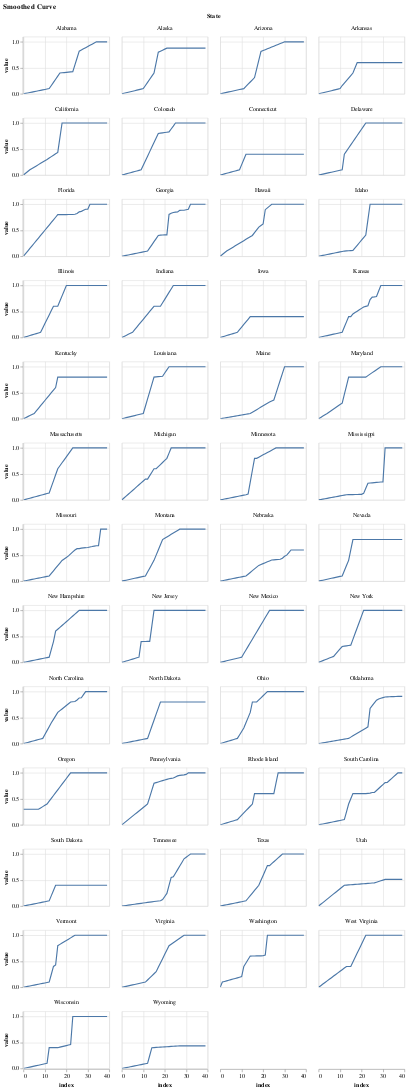

Notebook code for this chart:
### Code cell
chart = alt.Chart(tseries4plot).mark_line().encode(
        x = alt.X("index"),
        y = alt.Y("value", scale=alt.Scale(0,1)),
        facet=alt.Facet('State:O', columns=4),
    )
chart.properties(width=150,height=100,title="Smoothed Curve").interactive()

### Figure 1 — Vega-Lite specification as saved in the notebook (floating-point values rounded to 4 significant figures; data arrays with more than 128 entries replaced by an {"elided": "..."} marker saying what was removed)
{"config": {"view": {"continuousWidth": 400, "continuousHeight": 300}}, "data": {"name": "data-b2e77b34b7e757a5df5fa7c9d7749dbd"}, "mark": "line", "encoding": {"facet": {"type": "ordinal", "columns": 4, "field": "State"}, "x": {"type": "quantitative", "field": "index"}, "y": {"type": "quantitative", "field": "value", "scale": {"align": 0, "base": 1}}}, "height": 100, "selection": {"selector006": {"type": "interval", "bind": "scales", "encodings": ["x", "y"]}}, "title": "Smoothed Curve", "width": 150, "$schema": "https://vega.github.io/schema/vega-lite/v4.0.2.json", "datasets": {"data-b2e77b34b7e757a5df5fa7c9d7749dbd": {"elided": "2000 records"}}}
